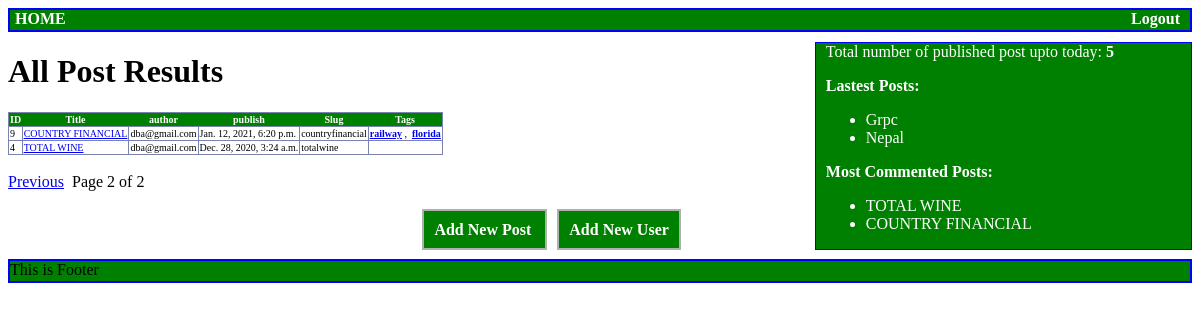
Page /?page=2 (signed in) on the committed database.
### twmblog/models.py (models this page shows, shortened)
class Post(models.Model):
    STATUS_CHOICES = (('draft', 'Draft'), ('published', 'Published'))  # Tuple inside tuple
    title = models.CharField(max_length=256)
    slug = models.SlugField(max_length=264, unique_for_date='publish')  # It is used to build SEO friendly URL
    author = models.ForeignKey(User, related_name='blog_posts', on_delete=models.CASCADE)
    body = models.TextField()
    publish = models.DateTimeField(default=timezone.now)
    created = models.DateTimeField(auto_now_add=True)  # everytime the post object is updated that time is taken
    updated = models.DateTimeField(auto_now=True)  # when save method is called that time is taken
    status = models.CharField(max_length=10, choices=STATUS_CHOICES, default='draft')
    objects = CustomManager()
    tags = TaggableManager(blank=True) # Third party application 'tagging' which is used for tagging purpose i.e we should use Post.tags.all() for this
    class Meta:
        ordering = ('-publish',)
    def get_absolute_url(self):
        return reverse('detail',
                       args=[self.publish.year, self.publish.strftime('%m'), self.publish.strftime('%d'), self.slug])

### twmblog/views.py (the view)
# urls.py: path('', views.getAllPost),
def getAllPost(request, tag_slug=None):
    user = request.user
    blogs = Post.objects.all()
    tag = None
    if tag_slug:
        tag = get_object_or_404(Tag, slug=tag_slug)
        blogs = blogs.filter(tags__in=[tag])
    paginator = Paginator(blogs, 3)  # how many results in one page you want to display?
    pageNumber = request.GET.get('page')
    try:
        blogs = paginator.page(pageNumber)
    except PageNotAnInteger:
        blogs = paginator.page(1)
    except EmptyPage:
        blogs = paginator.page(paginator.num_pages)
    ctx = {'blogs': blogs, 'classBasedView': True, 'tag': tag}
    return TemplateResponse(request, 'blog/home.html', ctx)

### twmblog/models.py (called while the page is built)
    def get_queryset(self):
        return super().get_queryset().filter(status='published')

### twmblog/templatetags/customTag.py (called while the page is built)
@register.simple_tag(name='ymsTotalPostCount')
def totalPosts():
    return Post.objects.count();

@register.inclusion_tag('blog/latestPost.html')
def getLatestPosts(count=3):
    latest_posts = Post.objects.order_by('-publish')[:count]
    return {'latest_posts' : latest_posts}

@register.simple_tag
def getMostCommentedPosts(count=3):
    return Post.objects.annotate(total_comments=Count('comments')).order_by('-total_comments')[:count]

### templates/blog/home.html
<!DOCTYPE html>
{% extends 'blog/common/base.html'%}
{% load static %}
{% load customTag %}
{% block body_part %}
  <span class="right_side_view">
      <span>Total number of published post upto today: <span style="font-weight:bold;">{% ymsTotalPostCount %}</span></span>
      <p>
          <span><strong>Lastest Posts:</strong></span>
          {% getLatestPosts 2%}
      </p>
      <p>
          <span><strong>Most Commented Posts:</strong></span>
          {% getMostCommentedPosts 2 as mostCommentedPosts%}
            <ul>
                {% for next in mostCommentedPosts %}
                <li>{{next.title}}</li>
                {% endfor %}
            </ul>
      </p>
  </span>
{% if tag %}
<h1>Posts tagged with <strong>{{tag.name}}</strong></h1>
{%else%}
<h1>All Post Results</strong></h1>
{% endif %}
{% if blogs %}
<table>
    <thead>
    <th>ID</th>
    <th>Title</th>
    <th>author</th>
    <th>publish</th>
    <th>Slug</th>
    <th>Tags</th>
    </thead>
    {% for next in blogs %}
    <tr>
        <td>{{next.id}}</td>
        <td><a href="{{next.get_absolute_url}}">{{next.title}}</a></td>
        <td>{{next.author}}</td>
        <td>{{next.publish}}</td>
        <td>{{next.slug}}</td>
        <td>
            {%for tag in next.tags.all%}
                <a href="{%url 'allPostsByTagName' tag.slug%}"><strong>{{tag.name}}</strong></a>
                {% if not forloop.last%},&nbsp;{%endif%}
             {%endfor%}
        </td>
    </tr>
    {% endfor %}
</table>
{% if classBasedView %}
    {%include 'blog/common/pagination.html' with page=blogs%}
{% else %}
    {%include 'blog/common/pagination.html' with page=page_obj%}
{% endif %}
{% else %}
<p>No Posts found</p>
{% endif %}
{% if userAuthenticated %}
<div style="display: inline-block; margin-top:30px; margin-left: 35%;">
    <span style="padding:10px;border:2px solid #abb4ab;background-color:green;text-color: white;">
        <a href="/blog/addpost" style="text-decoration: none;">
            <strong style="color: white; text-decoration: none;">Add New Post</strong>
        </a>
    </span>
    <span style="padding:10px;border:2px solid #abb4ab;background-color:green;text-color: white; margin-left: 10px;">
        <a href="/blog/adduser" style="text-decoration: none;">
            <strong style="color: white; text-decoration: none;">Add New User</strong>
        </a>
    </span>
</div>
{%else%}
    <br><br>
{% endif %}
{% endblock %}

### templates/blog/latestPost.html
<ul>
    {% for next in latest_posts %}
    <li>{{next.title}}</li>
    {% endfor %}
</ul>

### static/css/main.css (style rules this page uses)
td, table { margin:left; border:1px solid #7a83af; color:black; background:white; font-size:10px; border-collapse: collapse; margin-top:20px; }
thead { color:white; background: green; }
.right_side_view { float: right; padding-right: 10px; padding-left: 10px; border: 1px solid blue; background-color: green; width: 30%; margin-top: 10px; color: white; }

### rows in the picture
Post: title "Grpc"
Post: title "Nepal"
Post: title "TOTAL WINE", id "4", author "dba@gmail.com", publish "Dec. 28, 2020, 3:24 a.m.", slug "totalwine"
Post: title "COUNTRY FINANCIAL", id "9", author "dba@gmail.com", publish "Jan. 12, 2021, 6:20 p.m.", slug "countryfinancial"
Tag: name "railway"
Tag: name "florida"

### other values in the picture
{{ page.number }} "2"
{{ page.paginator.num_pages }} "2"
